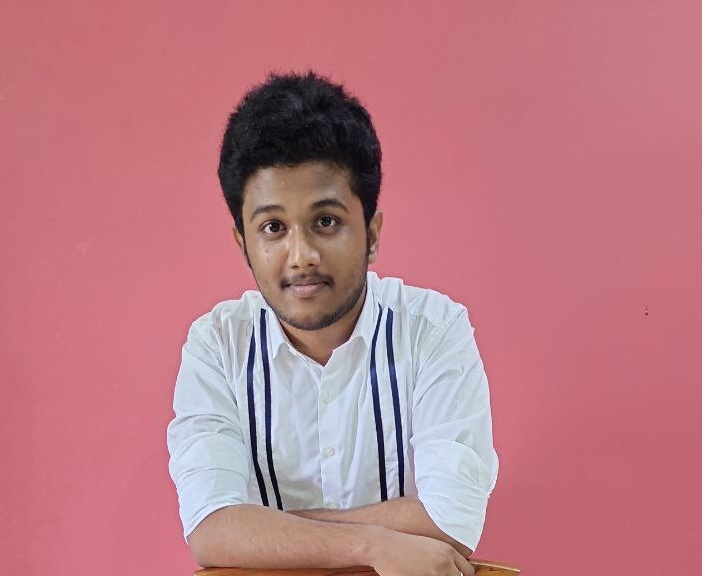
#> input picture raghul.jpg, 702 x 576 px
$ python Objectdetection.py
#> lines starting #> are read from the running program, lines starting #| are printed output that depends on the picture; after the words box and inside, x2 and y2 are one past the last pixel; in counts of white or black regions, pixels touching at a corner belong together
import cv2
from random import randrange
#load some pre-trained data on face frontals from opencv (haar cascade algorithm)
trained_face_data=cv2.CascadeClassifier('haarcascade_frontalface_default.xml') #classifier-detector

#choose an image to detect faces in
img =cv2.imread('raghul.jpg')
#> img is the input picture: shape (576, 702, 3); mean B, G, R 132.6, 123.5, 188

#must convert to grayscale
grayscaled_img = cv2.cvtColor(img,cv2.COLOR_BGR2GRAY)
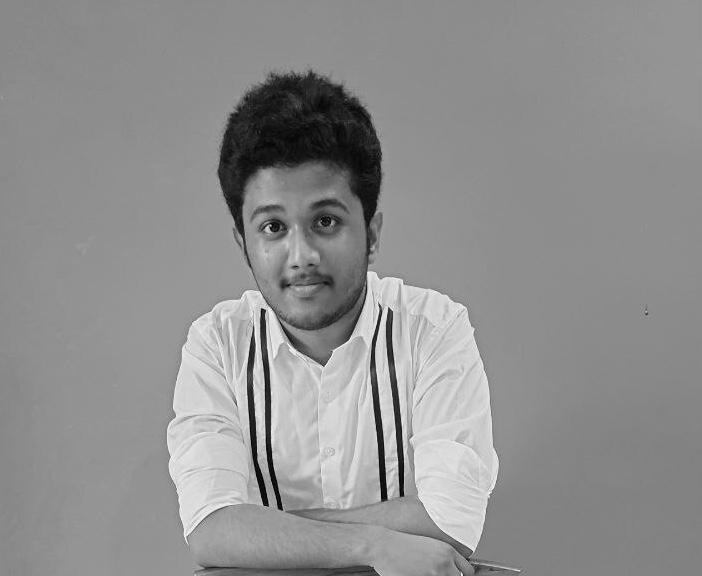
#> grayscaled_img: shape (576, 702); min 1, max 253, mean 143.8

#to detect faces
face_coordinates=trained_face_data.detectMultiScale(grayscaled_img)
#> face_coordinates = [[220, 162, 162, 162]]
#detectMultiScale will datect objects of different sizes in the input image.

# [[220 162 162 162]]-output-where the face is present

#draw rectangles around the faces
for(x,y,w,h) in face_coordinates:
    cv2.rectangle(img,(x,y),(x+w,y+h),(randrange(128,256),randrange(128,256),randrange(128,256)),4)#128 to 256 bright colours
#> this loop made 1 pass
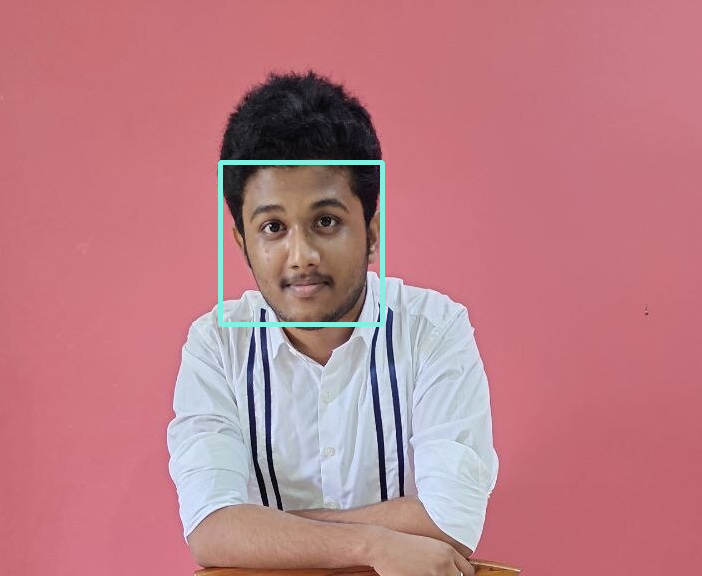
#> img: shape (576, 702, 3); 0.8% of pixels changed, all inside (x1, y1, x2, y2) = (218, 160, 385, 327)
    #cv2.rectangle(img,((220,162),(162,162)),greencolor(b,g,r),thickness of rectangle)
#to display image
cv2.imshow('_face_detection',img)

#waitkey is to pause the image      # 0 indicates infinity secondsfa
cv2.waitKey(0)
#> (the run stopped early here; a loop or call above may not have finished)
